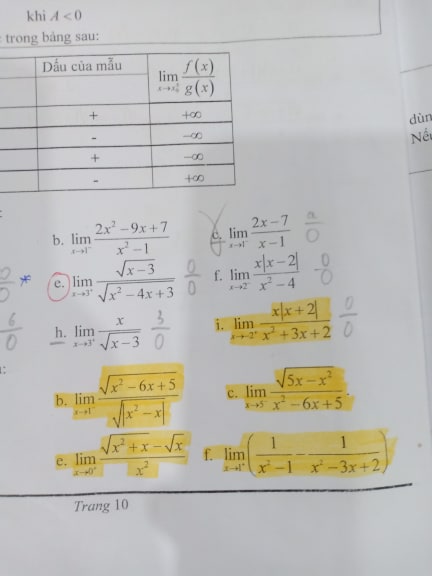
#> input picture Assignment/7.jpg, 432 x 576 px
$ python gradient_gray_pic.py   (older library calls are emulated)
#> lines starting #> are read from the running program, lines starting #| are printed output that depends on the picture

import numpy as np
import cv2
#import matplotlib.pylot as plt

def gd(img):
    clone= np.ones_like(img)
    shape= img.shape
    for i in range(shape[0]-1):
        for j in range(shape[1]-1):
            x= img[i+1][j]- img[i][j]
            y= img[i][j+1]- img[i][j]
            clone[i][j]= (x**2+y**2)
    return clone

if __name__=="__main__":
    img_path= '7.jpg'
    img= cv2.imread(img_path,0)
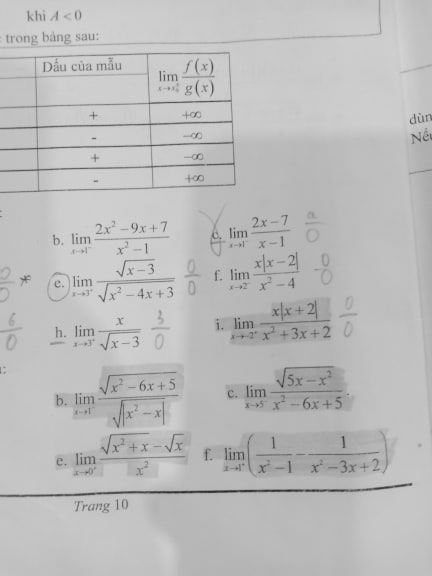
#> img: shape (576, 432); min 39, max 223, mean 188.6
    cv2.imshow('normal',img)
    cv2.waitKey()
    gd_img= gd(img)
#> after the loop in gd, `for i in range(shape[0]-1):`:
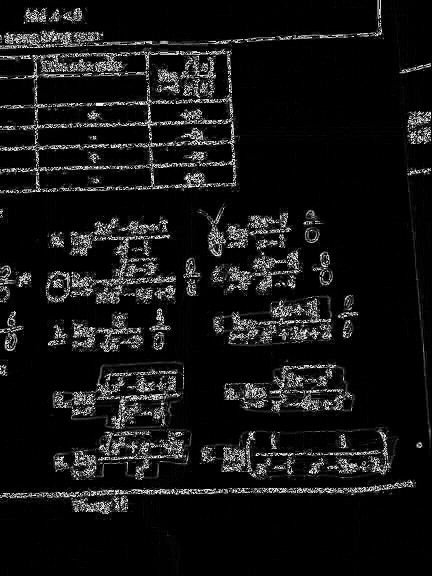
#> clone: shape (576, 432); min 0, max 253, mean 20.5
    cv2.imshow('gd',gd_img)
    cv2.waitKey()
    lap = cv2.Laplacian(img, cv2.CV_64F, ksize=3)
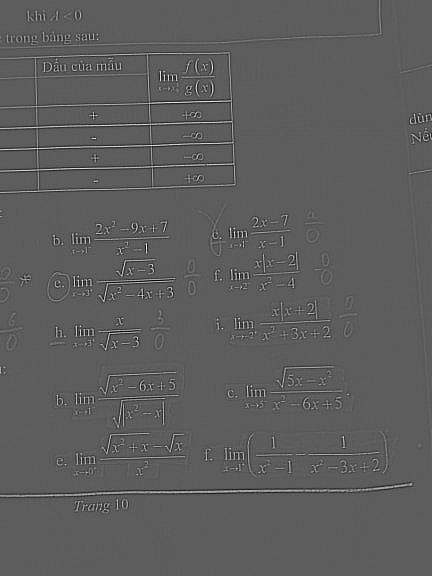
#> lap: shape (576, 432) float64; min -516, max 896, mean 0; drawn with min black and max white
    lap = np.uint8(np.absolute(lap))
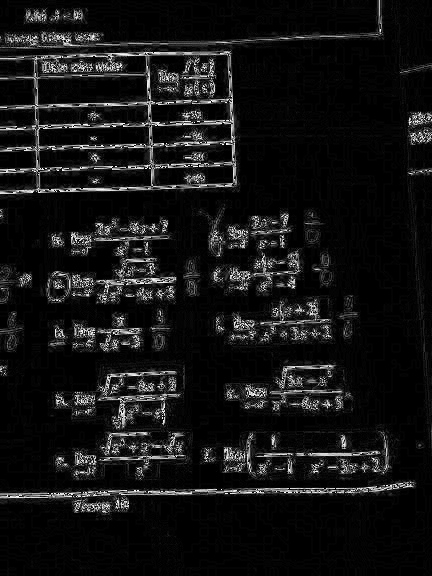
#> lap: shape (576, 432); min 0, max 254, mean 20.1
    cv2.imshow('lap',lap)
    cv2.waitKey()
